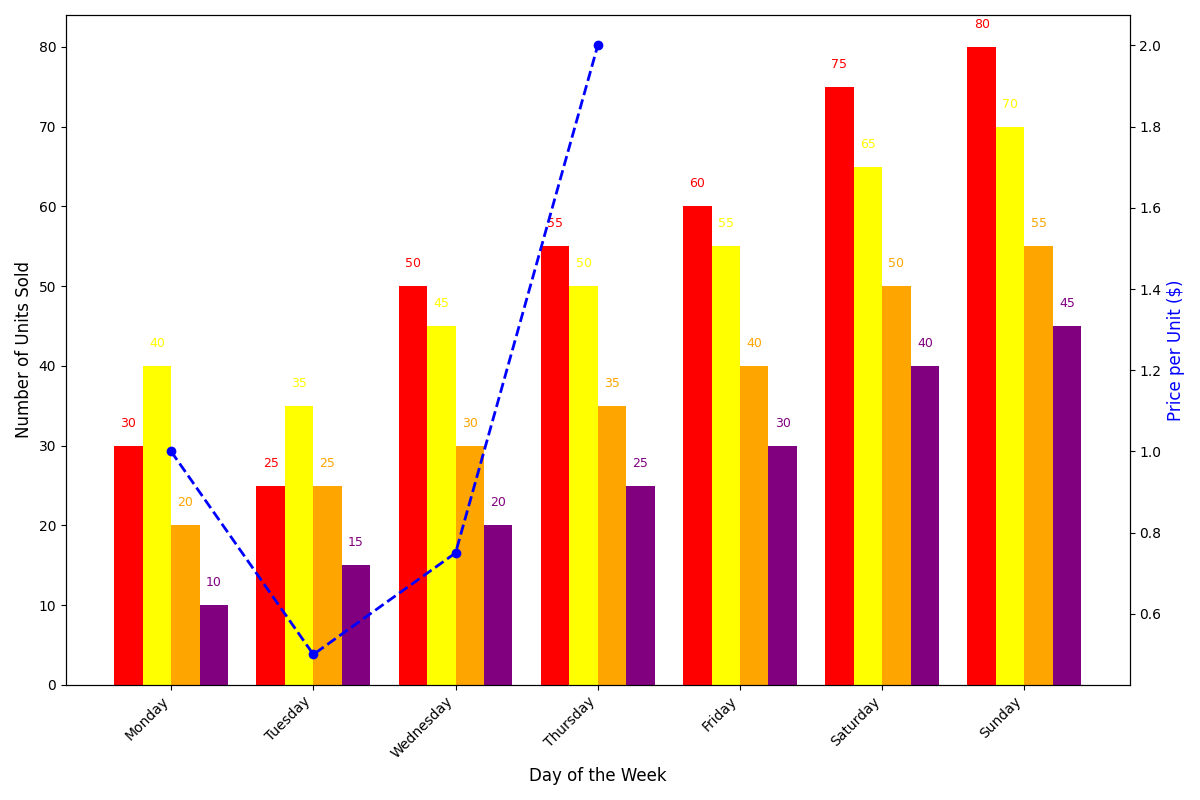

Recreate this plot in Python.
import matplotlib.pyplot as plt
import numpy as np

# Data
days = ['Monday', 'Tuesday', 'Wednesday', 'Thursday', 'Friday', 'Saturday', 'Sunday']
fruit_types = ['Apples', 'Bananas', 'Oranges', 'Grapes']

# Sales data
apples_sales = [30, 25, 50, 55, 60, 75, 80]
bananas_sales = [40, 35, 45, 50, 55, 65, 70]
oranges_sales = [20, 25, 30, 35, 40, 50, 55]
grapes_sales = [10, 15, 20, 25, 30, 40, 45]

# Set up figure and primary axis
fig, ax1 = plt.subplots(figsize=(12, 8))

# Indices for placement of bars
x_indexes = np.arange(len(days))
width = 0.2

# Bar plots for each fruit type
ax1.bar(x_indexes - 1.5*width, apples_sales, width=width, color='red')
ax1.bar(x_indexes - 0.5*width, bananas_sales, width=width, color='yellow')
ax1.bar(x_indexes + 0.5*width, oranges_sales, width=width, color='orange')
ax1.bar(x_indexes + 1.5*width, grapes_sales, width=width, color='purple')

# Set up secondary axis for prices
ax2 = ax1.twinx()

# Prices data
fruit_prices = [1.0, 0.5, 0.75, 2.0]

# Plot fruit prices on secondary axis
ax2.plot(fruit_types, fruit_prices, 'o--', color='blue', lw=2)

# Titles and labels
ax1.set_xlabel('Day of the Week', fontsize=12)
ax1.set_ylabel('Number of Units Sold', fontsize=12)
ax2.set_ylabel('Price per Unit ($)', fontsize=12, color='blue')

# Customizing ticks
ax1.set_xticks(x_indexes)
ax1.set_xticklabels(days, rotation=45, ha='right')

# Annotating each bar with the sales numbers
for i, sales in enumerate(apples_sales):
    ax1.text(i - 1.5*width, apples_sales[i] + 2, f'{apples_sales[i]}', ha='center', va='bottom', fontsize=9, color='red')
for i, sales in enumerate(bananas_sales):
    ax1.text(i - 0.5 * width, bananas_sales[i] + 2, f'{bananas_sales[i]}', ha='center', va='bottom', fontsize=9, color='yellow')
for i, sales in enumerate(oranges_sales):
    ax1.text(i + 0.5 * width, oranges_sales[i] + 2, f'{oranges_sales[i]}', ha='center', va='bottom', fontsize=9, color='orange')
for i, sales in enumerate(grapes_sales):
    ax1.text(i + 1.5 * width, grapes_sales[i] + 2, f'{grapes_sales[i]}', ha='center', va='bottom', fontsize=9, color='purple')

# Adjust layout
plt.tight_layout()

# Display the plot
plt.show()
